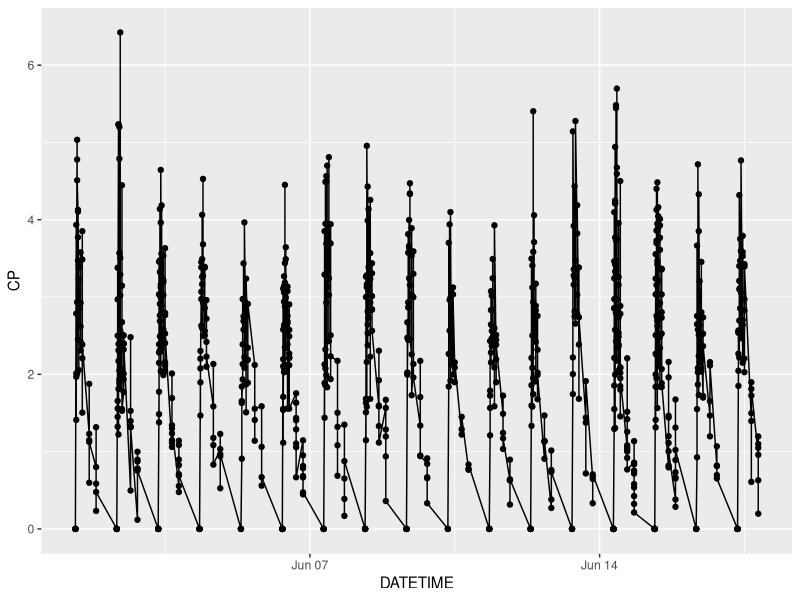
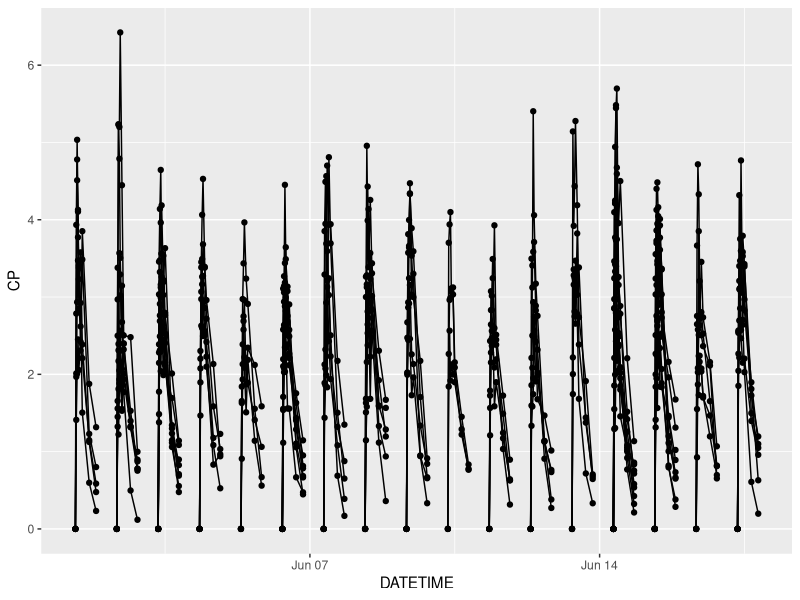
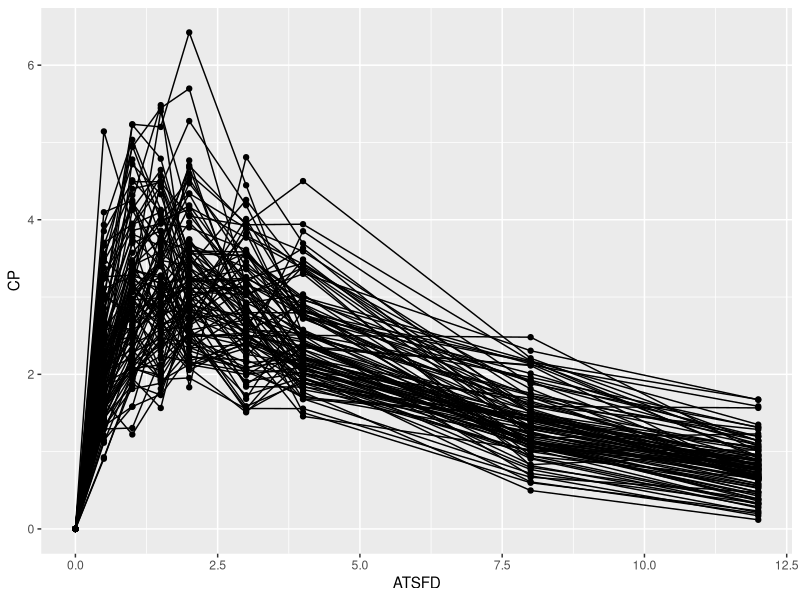
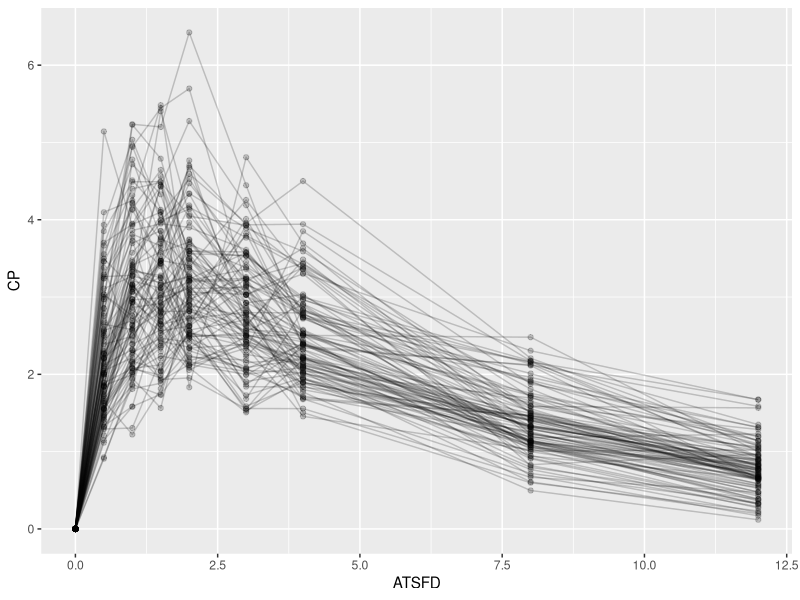
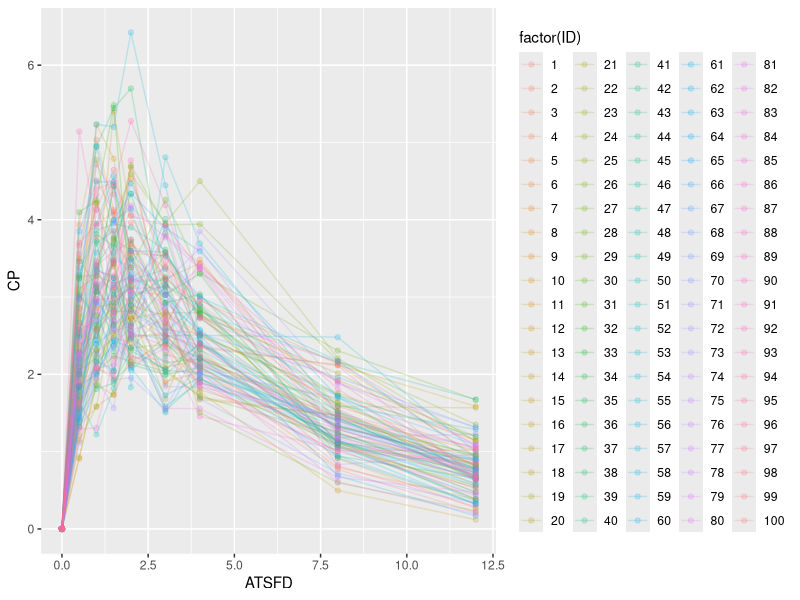
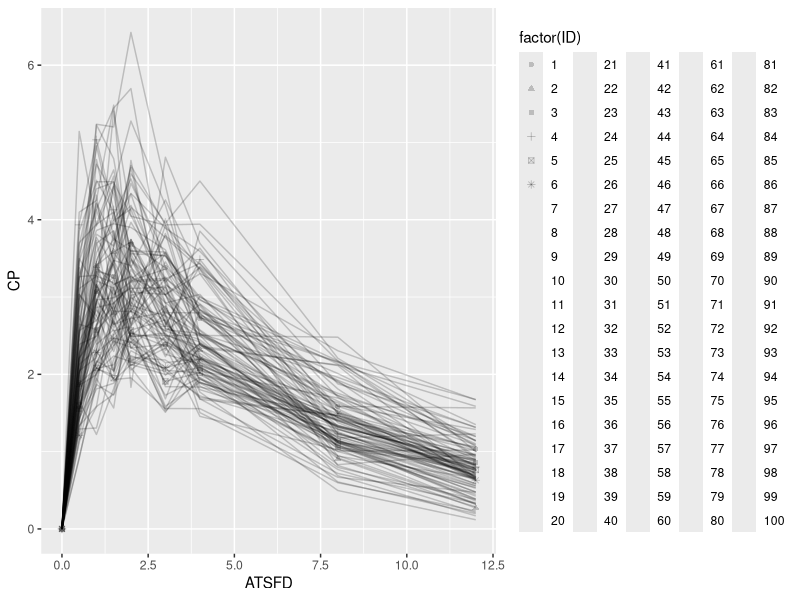
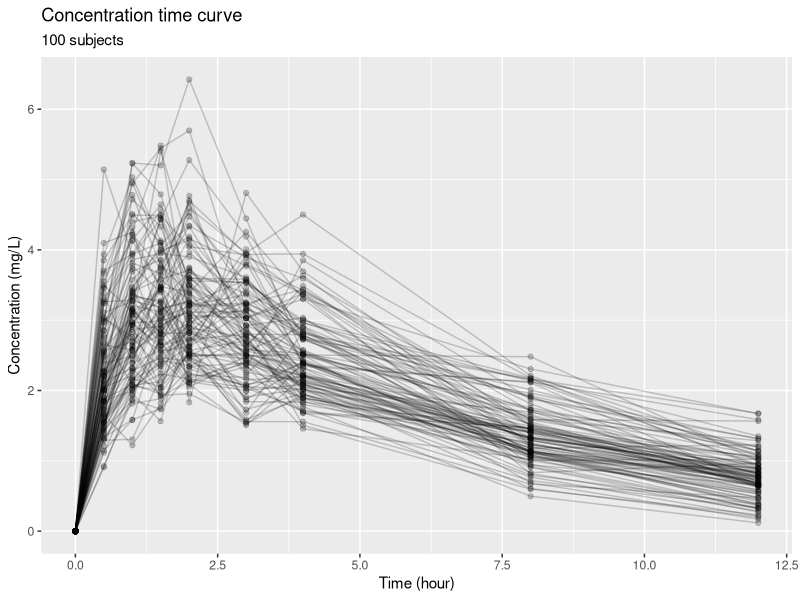
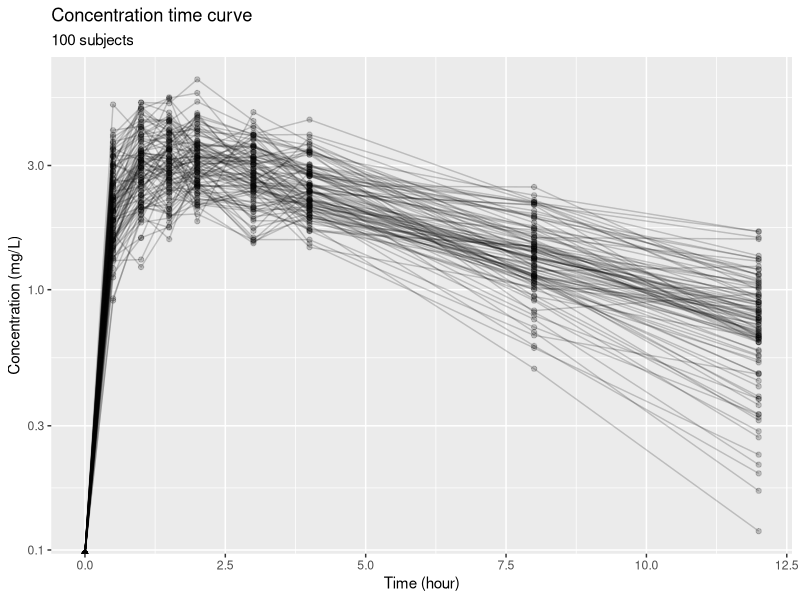

R code for these plots, in order: (Note: this script raises an error after producing the figures.)
## ---- chunk 1
knitr::opts_chunk$set(warning=FALSE, message=FALSE, results=FALSE,
                      fig.width=6, fig.height=4)
## ---- chunk 2
# load the packages will be used in this session
library(tidyverse)
library(lubridate)
## ---- chunk 3
# load the data set will be used in the session

# if you know the column type ahead of time, 
# you can convert column to the right type
data <- read_csv("../data/dataSession1.csv", 
                 col_types = cols(DATE = col_date(format = "%m/%d/%Y"),
                                  TIME = col_time(format = "%H:%M:%S"),
                                  STUDY = col_factor(levels = c("1", "2", "3")), 
                                  SEXF = col_factor(levels = c("0", "1"))))

# check the data type to see if this is what you expected
str(data)
## ---- chunk 4
# if you don't know, if can convert to the correct type later
dataRaw <- read_csv("../data/dataSession1.csv")

# convert data to the right type
dataRightType <- dataRaw %>% 
  mutate(STUDY = factor(STUDY),
         SEXF = factor(SEXF))

str(dataRightType)
## ---- chunk 5
dataRaw %>% 
  mutate(DATE = mdy(DATE))
## ---- chunk 6
# combine date and time into a new column
data <- data %>% 
  mutate(DATETIME = ymd_hms(paste(data$DATE, data$TIME))) %>% 
  relocate(DATETIME, .after = TIME)

# calculate the time difference
data <- data %>% 
  group_by(ID) %>% 
  mutate(firstDateTime = min(DATETIME)) %>% 
  mutate(ATSFD = as.duration(difftime(DATETIME,firstDateTime))/dhours(1)) %>%
  select(-firstDateTime) %>% 
  ungroup() %>% 
  relocate(ATSFD, .after = DATETIME)
## ---- chunk 7
# doesn't look right...
ggplot(data, aes(DATETIME, CP))+
  geom_point()+
  geom_line()
## ---- chunk 8
# better, but subjects start at different time
ggplot(data, aes(DATETIME, CP, group = ID))+
  geom_point()+
  geom_line()
## ---- chunk 9
# looks something acceptable
ggplot(data, aes(ATSFD, CP, group = ID)) + 
  geom_line() + 
  geom_point()

# make it prettier
ggplot(data, aes(ATSFD, CP, group = ID)) + 
  geom_line(alpha=0.2) + # alpha for  transparency  
  geom_point(alpha=0.2)

# maybe try some color or shape? 
# probably not a good idea
ggplot(data, aes(ATSFD, CP, color = factor(ID))) + 
  geom_line(alpha=0.2) + 
  geom_point(alpha=0.2)

ggplot(data, aes(ATSFD, CP, shape = factor(ID))) + 
  geom_line(alpha=0.2) +
  geom_point(alpha=0.2)

# the axis is not informative to many people
ggplot(data, aes(ATSFD, CP, group = ID)) + 
  geom_line(alpha=0.2) + 
  geom_point(alpha=0.2) +
  labs(title = "Concentration time curve",
       subtitle = "100 subjects",
       x = "Time (hour)",
       y = "Concentration (mg/L)")
## ---- chunk 10
# we can save this as a base plot then do further manipulation
concTime <- ggplot(data, aes(ATSFD, CP, group = ID)) + 
  geom_line(alpha=0.2) +
  geom_point(alpha=0.2) +
  labs(title = "Concentration time curve", # format axis labels with `labs()`
       subtitle = "100 subjects",
       x = "Time (hour)",
       y = "Concentration (mg/L)")
## ---- chunk 11
# log scale
concTime + scale_y_log10()

# many journal requires white background 
concTime + scale_y_log10() + theme_bw()
## ---- chunk 12
# plot each individuals
concTime + facet_wrap(~ID) # Cannot see anything

# potential solution: ggforce package
numPages = 4

for (i in seq_len(numPages)) {
  print(concTime + 
          ggforce::facet_wrap_paginate(~ ID, ncol = 5, nrow = 5, page = i))
}
## ---- chunk 13
concTime + facet_grid(~WT < mean(WT))
## ---- chunk 14
ggplot(data, aes(ATSFD, CP)) +
  geom_line(aes(group = ID),alpha = 0.2) + 
  # group cannot be set within ggplot() since geom_smooth does not 
  # need the grouping aesthetic
  geom_point(alpha = 0.2)+ 
  geom_smooth(se = TRUE, method = "loess")+ # other methods check ?geom_smooth
  theme_bw()
## ---- chunk 15
data %>%
  group_by(ATSFD) %>% 
  summarise(AVGCON = mean(CP),
            SDCON = sd(CP)) %>% 
  ggplot(aes(ATSFD, AVGCON))+
  geom_point()+
  geom_line()+
  geom_ribbon(aes(ymin = AVGCON - SDCON, ymax = AVGCON + SDCON), 
              alpha = 0.2)+
  theme_bw()

data %>%
  group_by(ATSFD) %>% 
  summarise(AVGCON = mean(CP),
            SDCON = sd(CP)) %>% 
  ggplot(aes(ATSFD, AVGCON))+
  geom_point()+
  geom_line()+
  geom_errorbar(aes(ymin = AVGCON - SDCON, ymax = AVGCON + SDCON), 
                linetype = 1, 
                size = 0.5)+
  theme_bw()  
## ---- chunk 16
# multiple trend lines
ggplot(data, aes(ATSFD, CP))+
  geom_smooth(aes(color=SEXF), se=TRUE)+
  theme_bw()
## ---- chunk 17
# calculate different body weights: IBW and adjust BW
# return in kilograms
weight_cal <- function(weight_lb, height_in, sex, type=c("IBW","AjBW")) {
  if (!sex %in% c(0,1) ) {
    stop("Specify sex with only 0 (male) or 1 (female)")
  }
  
   if (!type %in% c("IBW","AjBW") ) {
    stop("Specify type with only 'IBW' or 'AjBW'")
  }
  
  if (sex == 0 & height_in >= 60) {
    IBW = 50 + 2.3*(height_in-60)
    AjBW = IBW + 0.4*(weight_lb/2.2-IBW)
    AjBW = ifelse(AjBW < IBW, weight_lb/2.2, AjBW) 
    # if ABW is less than IBW (underweight), ABW must set to Actual BW
  } else if (sex == 1 & height_in >= 60) {
    IBW = 45.5 + 2.3*(height_in-60)
    AjBW = IBW + 0.4*(weight_lb/2.2-IBW)
    AjBW = ifelse(AjBW < IBW, weight_lb/2.2, AjBW)
  } else if (sex == 0 & height_in < 60) {
    IBW = 50 - (50/60*(60-height_in))
    AjBW = IBW + 0.4*(weight_lb/2.2-IBW)
    AjBW = ifelse(AjBW < IBW, weight_lb/2.2, AjBW)
    # Using baseline method for those shorter than 60 inches
  } else if (sex == 1 & height_in < 60) {
    IBW = 45.5 + (45.5/60*(60-height_in))
    AjBW = IBW + 0.4*(weight_lb/2.2-IBW)
    AjBW = ifelse(AjBW < IBW, weight_lb/2.2, AjBW)
  }
  
  if (type == "IBW") {
    return(round(IBW,1))
  } else if (type == "AjBW") {
    return(round(AjBW,1))
  } else {
    stop("Incorrect type selected. Use ony 'IBW' or 'AjBW' for type.")
  }
}

## ---- chunk 18
# calculate creatinine clearance and eGFR
# Cockcroft and Gault formula
crcl_cg <- function(scr, age, weight_kg, sex, type=c("CG", "CKD-EPI", "MDRD")) {
  if (sex == 0) {
    crcl_cg = (140-age)*(weight_kg)/(72*scr)
  } else if (sex == 1) {
    crcl_cg = (140-age)*(weight_kg)/(72*scr)*0.85
  } 
  return(round(crcl_cg,1))
}

crcl_cg <- function(scr, age, weight_kg, sex) {
  if (sex == 0) {
    crcl_cg = (140-age)*(weight_kg)/(72*scr)
  } else if (sex == 1) {
    crcl_cg = (140-age)*(weight_kg)/(72*scr)*0.85
  } 
  return(round(crcl_cg,1))
}
## ---- chunk 19
# calculate IBW, ABW, and CrCAL
data %>% 
  mutate(IBW = weight_cal(weight_lb = WT*2.2, height_in = HT/2.54, sex = SEXF, type = "IBW"),
         ABW = weight_cal(weight_lb = WT*2.2, height_in = HT/2.54, sex = SEXF, type = "AjBW"),
         CRCLCG = crcl_cg(scr=SCR, age=AGE, weight_kg = WT, sex=SEXF))
## ---- chunk 20
sessionInfo()
